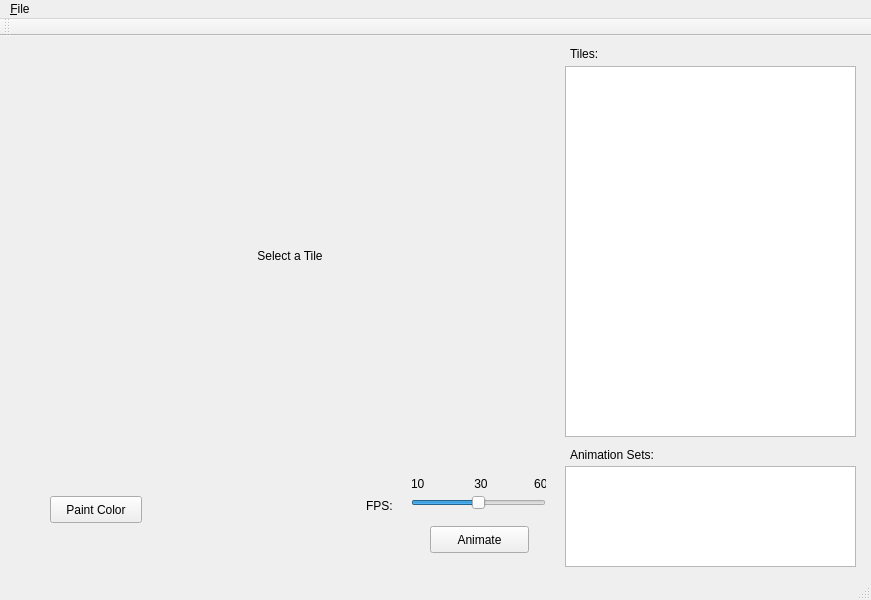
<?xml version="1.0" encoding="UTF-8"?>
<ui version="4.0">
 <class>MainWindow</class>
 <widget class="QMainWindow" name="MainWindow">
  <property name="enabled">
   <bool>true</bool>
  </property>
  <property name="geometry">
   <rect>
    <x>0</x>
    <y>0</y>
    <width>871</width>
    <height>600</height>
   </rect>
  </property>
  <property name="windowTitle">
   <string>Tile Editor</string>
  </property>
  <widget class="QWidget" name="centralWidget">
   <widget class="QListWidget" name="listWidget">
    <property name="geometry">
     <rect>
      <x>565</x>
      <y>30</y>
      <width>291</width>
      <height>371</height>
     </rect>
    </property>
   </widget>
   <widget class="QLabel" name="label">
    <property name="enabled">
     <bool>true</bool>
    </property>
    <property name="geometry">
     <rect>
      <x>90</x>
      <y>20</y>
      <width>400</width>
      <height>400</height>
     </rect>
    </property>
    <property name="text">
     <string>Select a Tile</string>
    </property>
    <property name="alignment">
     <set>Qt::AlignCenter</set>
    </property>
   </widget>
   <widget class="QLabel" name="label_2">
    <property name="geometry">
     <rect>
      <x>570</x>
      <y>10</y>
      <width>111</width>
      <height>16</height>
     </rect>
    </property>
    <property name="text">
     <string>Tiles: </string>
    </property>
   </widget>
   <widget class="QPushButton" name="pushButton">
    <property name="geometry">
     <rect>
      <x>50</x>
      <y>460</y>
      <width>92</width>
      <height>27</height>
     </rect>
    </property>
    <property name="text">
     <string>Paint Color</string>
    </property>
   </widget>
   <widget class="QPushButton" name="animateButton">
    <property name="enabled">
     <bool>true</bool>
    </property>
    <property name="geometry">
     <rect>
      <x>430</x>
      <y>490</y>
      <width>99</width>
      <height>27</height>
     </rect>
    </property>
    <property name="text">
     <string>Animate</string>
    </property>
    <property name="checkable">
     <bool>true</bool>
    </property>
    <property name="checked">
     <bool>false</bool>
    </property>
   </widget>
   <widget class="QLabel" name="label_4">
    <property name="enabled">
     <bool>true</bool>
    </property>
    <property name="geometry">
     <rect>
      <x>366</x>
      <y>460</y>
      <width>31</width>
      <height>20</height>
     </rect>
    </property>
    <property name="text">
     <string>FPS:</string>
    </property>
   </widget>
   <widget class="QLabel" name="label_5">
    <property name="enabled">
     <bool>true</bool>
    </property>
    <property name="geometry">
     <rect>
      <x>570</x>
      <y>410</y>
      <width>121</width>
      <height>17</height>
     </rect>
    </property>
    <property name="text">
     <string>Animation Sets:</string>
    </property>
   </widget>
   <widget class="QListWidget" name="animationList">
    <property name="enabled">
     <bool>true</bool>
    </property>
    <property name="geometry">
     <rect>
      <x>565</x>
      <y>430</y>
      <width>291</width>
      <height>101</height>
     </rect>
    </property>
   </widget>
   <widget class="QWidget" name="">
    <property name="enabled">
     <bool>true</bool>
    </property>
    <property name="geometry">
     <rect>
      <x>400</x>
      <y>430</y>
      <width>157</width>
      <height>54</height>
     </rect>
    </property>
    <layout class="QVBoxLayout" name="verticalLayout">
     <item>
      <widget class="QLabel" name="label_3">
       <property name="enabled">
        <bool>true</bool>
       </property>
       <property name="text">
        <string>10               30              60</string>
       </property>
      </widget>
     </item>
     <item>
      <widget class="QSlider" name="horizontalSlider">
       <property name="enabled">
        <bool>true</bool>
       </property>
       <property name="minimum">
        <number>10</number>
       </property>
       <property name="maximum">
        <number>100</number>
       </property>
       <property name="singleStep">
        <number>1</number>
       </property>
       <property name="value">
        <number>55</number>
       </property>
       <property name="orientation">
        <enum>Qt::Horizontal</enum>
       </property>
      </widget>
     </item>
    </layout>
   </widget>
  </widget>
  <widget class="QMenuBar" name="menuBar">
   <property name="geometry">
    <rect>
     <x>0</x>
     <y>0</y>
     <width>871</width>
     <height>25</height>
    </rect>
   </property>
   <widget class="QMenu" name="menu_File">
    <property name="title">
     <string>&amp;File</string>
    </property>
    <addaction name="action_Open_Tileset"/>
    <addaction name="actionSave"/>
   </widget>
   <addaction name="menu_File"/>
  </widget>
  <widget class="QToolBar" name="mainToolBar">
   <attribute name="toolBarArea">
    <enum>TopToolBarArea</enum>
   </attribute>
   <attribute name="toolBarBreak">
    <bool>false</bool>
   </attribute>
  </widget>
  <widget class="QStatusBar" name="statusBar"/>
  <action name="action_Open_Tileset">
   <property name="text">
    <string>&amp;Open </string>
   </property>
   <property name="shortcut">
    <string>Ctrl+O</string>
   </property>
  </action>
  <action name="actionSave">
   <property name="text">
    <string>Save</string>
   </property>
   <property name="shortcut">
    <string>Ctrl+S</string>
   </property>
  </action>
 </widget>
 <layoutdefault spacing="6" margin="11"/>
 <resources/>
 <connections/>
</ui>
